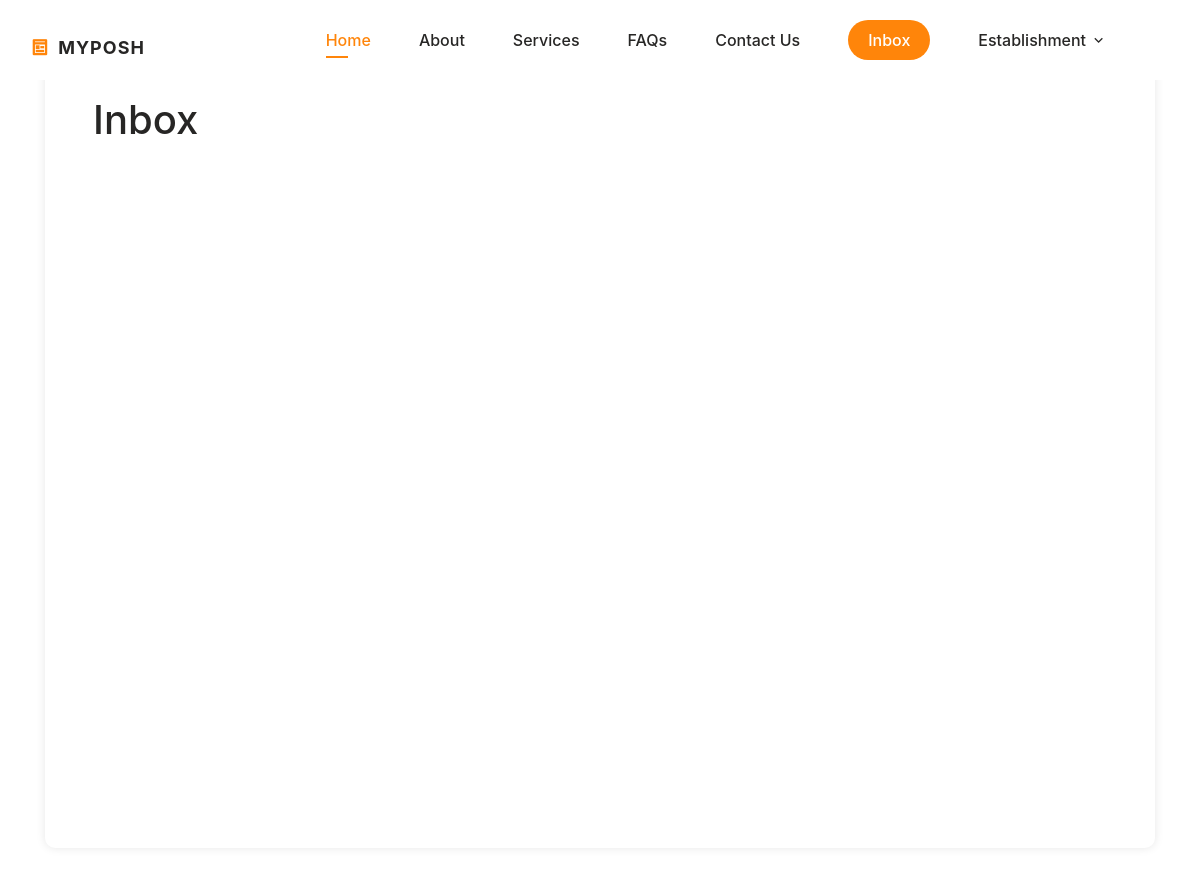
Page /inbox/ (signed in) on the earlier database version.
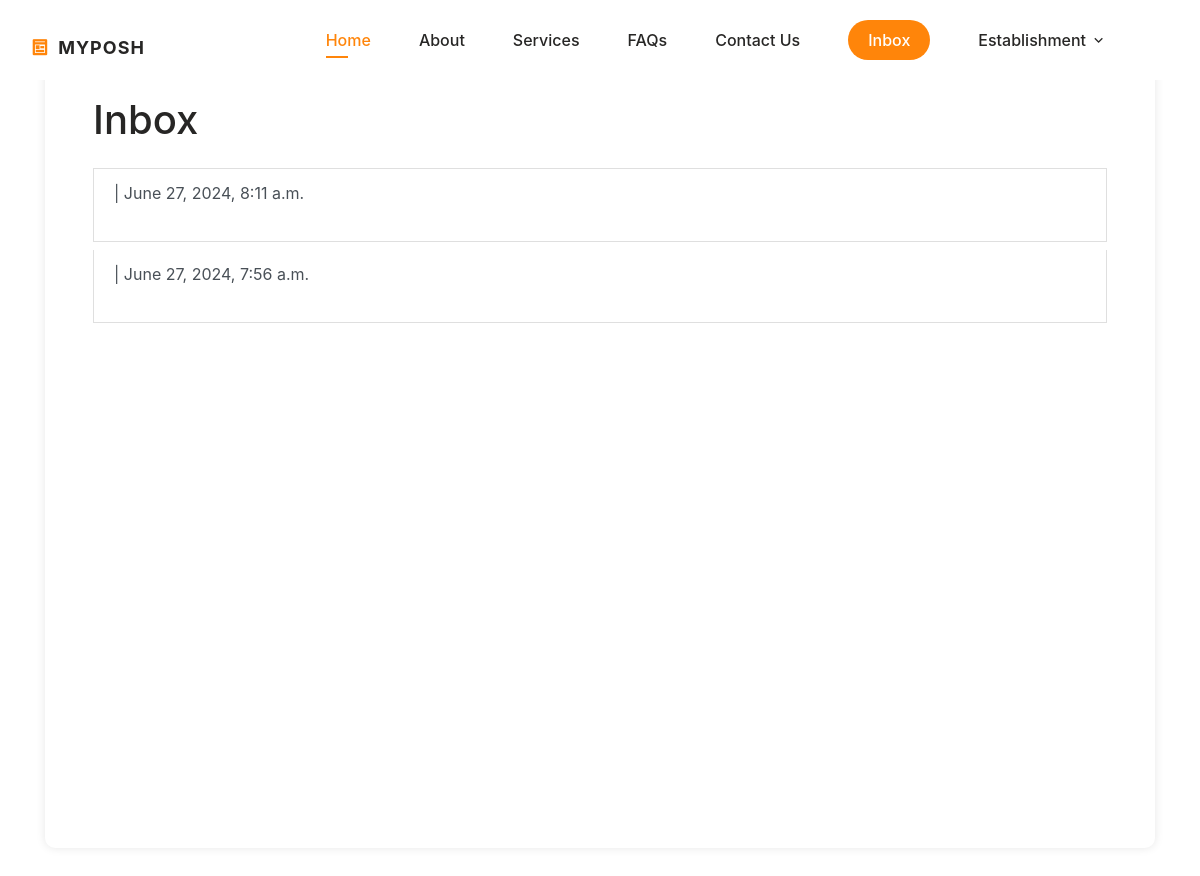
Same page on the later database version.
### posh/models.py (models this page shows)
class PoshUser(AbstractBaseUser, PermissionsMixin):
    username = models.CharField(max_length=100, unique=True, primary_key=True)
    email = models.EmailField(unique=True, blank=False)
    phone = models.CharField(max_length=15, unique=True, blank=False)
    start_date = models.DateTimeField(default=timezone.now)
    is_staff = models.BooleanField(default=False)
    is_active = models.BooleanField(default=False)
    type = models.CharField(max_length=50, blank=False)  # To distinguish between user types
    objects = PoshUserManager()
    USERNAME_FIELD = 'username'
    REQUIRED_FIELDS = ['email', 'phone']

### conversation/models.py (models this page shows)
class Conversation(models.Model):
    est = models.ForeignKey(RecruitUser, related_name='conversations', on_delete=models.CASCADE)
    members = models.ManyToManyField(settings.AUTH_USER_MODEL, related_name='conversations')
    created_at = models.DateTimeField(auto_now_add=True)
    modified_at = models.DateTimeField(auto_now=True)
    class Meta:
        ordering = ('-modified_at',)

### conversation/views.py (the view, shortened to what this page needs)
# urls.py: path('inbox/', include('conversation.urls')),
@login_required
def inbox(request):
    user = request.user
    individual_users = []
    conversations = Conversation.objects.filter(members=user).prefetch_related('members')
    for conv in conversations:
        for member in conv.members.all():
            if member != user:
                try:
                    if str(member).startswith("IN"):
                        individual_user = IndividualUser.objects.get(username=member)
                        user_info = {
                            'fname': individual_user.fname,
                            'lname': individual_user.lname,
                            'city': individual_user.city,
                            'state': individual_user.state,
                            'modified_at': conv.modified_at,
                            'id': conv.id,
                        }
                        if user_info not in individual_users:  # Check for duplicates
                            individual_users.append(user_info)
                except IndividualUser.DoesNotExist:
                    continue  # Skip if the IndividualUser does not exist
    return render(request, 'inbox.html', {
        'conversations': conversations,
        'individual_users': individual_users
    })

### posh/templatetags/get_group.py (called while the page is built)
@register.filter(name='has_group')
def has_group(user, group_name):
    return user.groups.filter(name=group_name).exists()

### conversation/templates/inbox.html (shortened to what this page needs)
{% extends "base.html" %}
{% load static %}
{% block stylescss %}
<link rel="stylesheet" href="https://stackpath.bootstrapcdn.com/bootstrap/4.5.2/css/bootstrap.min.css">
<link rel="stylesheet" href="https://cdnjs.cloudflare.com/ajax/libs/font-awesome/4.7.0/css/font-awesome.min.css">
{% endblock %}
{% block content %}
<div class="container mt-5">
        <div class="p-5 mb-4 rounded-3 form-container min-vh-100">
            <h1 class="mb-4">Inbox</h1>
            <div class="space-y-6">
                {% for conversation in conversations %}
                        <div class="list-group-item list-group-item-action mb-2">
                            <div>
                                {% for member in conversation.members.all %}
                                    {% if member != request.user %}
                                        <p class="mb-4"><strong>{{ individual }}</strong> | {{ conversation.modified_at }}</p>
                                    {% endif %}
                                {% endfor %}
                            </div>
                        </div>
                {% endfor %}
            </div>
        </div>
</div>
{% endblock %}

Differences in the rows shown:
added Conversation: modified_at "June 27, 2024, 8:11 a.m."
added Conversation: modified_at "June 27, 2024, 7:56 a.m."
